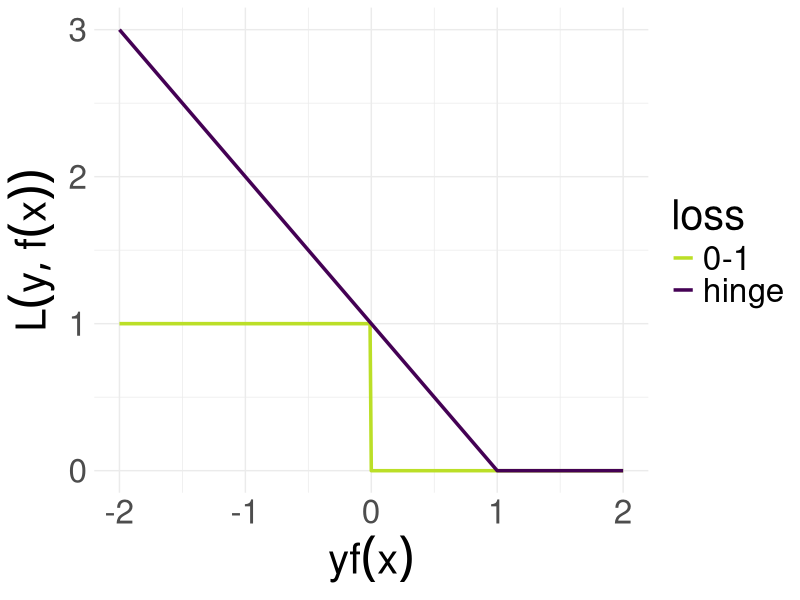

R code for this plot: (Note: this script raises an error after producing the figure.)
# ------------------------------------------------------------------------------
# FIG: HINGE LOSS
# ------------------------------------------------------------------------------

library(ggplot2)

# DATA -------------------------------------------------------------------------

x <- seq(-2L, 2L, by = 0.01)
l_01 <- as.numeric(x < 0L)
l_hinge <- ifelse(x < 1L, 1L - x, 0L)

df <- tidyr::gather(data.frame(x, l_hinge, l_01), "loss", "value", -x)

# PLOTS ------------------------------------------------------------------------

p <- ggplot2::ggplot(
  df,
  aes(x = x, y = value, col = loss)) +
  geom_line(size = 1.2) +
  scale_color_viridis_d(
    end = 0.9,
    name = "loss",
    labels = c("0-1", "hinge"),
    direction = -1L) + 
  xlab(expression(r = yf(x))) +
  ylab(expression(L(y, f(x)))) +
  theme_minimal() + 
  theme(text = element_text(size = 30L))

ggplot2::ggsave("../figure/plot_loss_hinge.png", p, height = 4L, width = 12L)

